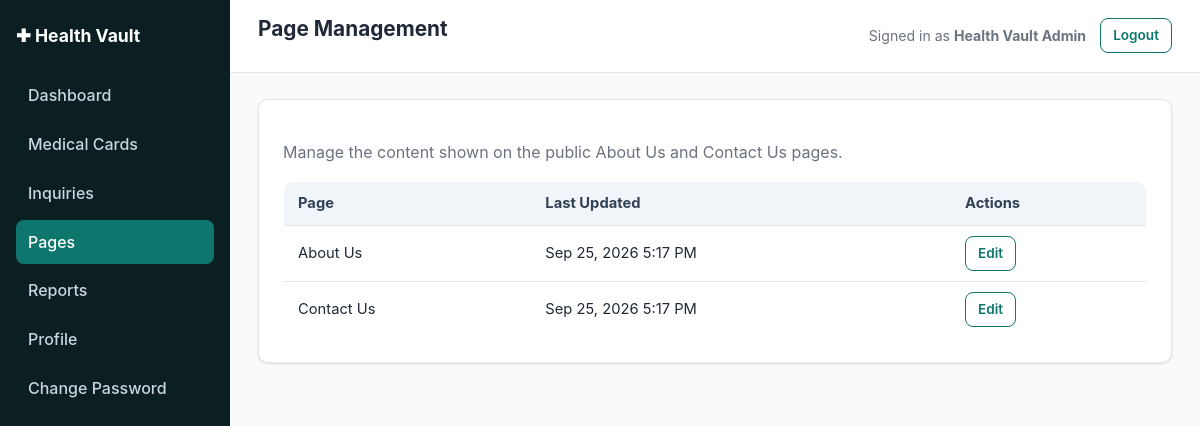
Page /admin/pages/index.php (signed in) on the committed database.
### tables this page shows
CREATE TABLE IF NOT EXISTS pages (
    id          INT UNSIGNED AUTO_INCREMENT PRIMARY KEY,
    slug        VARCHAR(60) NOT NULL,
    title       VARCHAR(190) NOT NULL,
    content     TEXT NOT NULL,
     
    contact_email    VARCHAR(190) DEFAULT NULL,
    contact_phone    VARCHAR(30)  DEFAULT NULL,
    contact_address  VARCHAR(255) DEFAULT NULL,
    updated_at  DATETIME NOT NULL DEFAULT CURRENT_TIMESTAMP ON UPDATE CURRENT_TIMESTAMP,
    UNIQUE KEY uq_pages_slug (slug)
);

### includes/functions.php (called while the page is built, shortened)
<?php
require_once __DIR__ . '/db.php';
function site_base_url(): string
{
    $script = str_replace('\\', '/', $_SERVER['SCRIPT_NAME'] ?? '');
    if (($pos = strpos($script, '/admin/')) !== false) {
        return substr($script, 0, $pos);
    }
    $dir = dirname($script);
    return ($dir === '/' || $dir === '\\') ? '' : rtrim($dir, '/');
}
function admin_base_url(): string
{
    return site_base_url() . '/admin';
}
function h(?string $value): string
{
    return htmlspecialchars($value ?? '', ENT_QUOTES, 'UTF-8');
}
function format_datetime(?string $datetime, string $format = 'M j, Y g:i A'): string
{
    $ts = strtotime($datetime);
    return $ts ? date($format, $ts) : '—';
}

### includes/db.php (called while the page is built, shortened)
<?php
function get_db(): PDO
{
    static $pdo = null;
    if ($pdo !== null) {
        return $pdo;
    }
    $dsn = 'mysql:host=' . DB_HOST . ';dbname=' . DB_NAME . ';charset=' . DB_CHARSET;
    try {
        $pdo = new PDO($dsn, DB_USER, DB_PASS, [
            PDO::ATTR_ERRMODE            => PDO::ERRMODE_EXCEPTION,
            PDO::ATTR_DEFAULT_FETCH_MODE => PDO::FETCH_ASSOC,
            PDO::ATTR_EMULATE_PREPARES   => false,
        ]);
    } catch (PDOException $e) {
        error_log('Health Vault DB connection failed: ' . $e->getMessage());
        http_response_code(500);
        if (APP_DEBUG) {
            die('Database connection failed: ' . htmlspecialchars($e->getMessage()));
        }
        die('A system error occurred. Please try again later.');
    }
    return $pdo;
}

### includes/auth.php (called while the page is built, shortened)
<?php
require_once __DIR__ . '/functions.php';
function current_admin(): ?array
{
    $stmt = get_db()->prepare('SELECT id, name, email, mobile_number, created_at, updated_at FROM admins WHERE id = :id LIMIT 1');
    $stmt->execute(['id' => $_SESSION['admin_id']]);
    $admin = $stmt->fetch();
    return $admin ?: null;
}

### admin/pages/index.php (the view, shortened to what this page needs)
<?php
require_once __DIR__ . '/../../includes/functions.php';
require_once __DIR__ . '/../../includes/auth.php';
$pages = get_db()->query('SELECT * FROM pages ORDER BY title')->fetchAll();
$pageTitle = 'Page Management';
include __DIR__ . '/../../includes/admin-header.php';
?>
<div class="panel">
  <p class="text-muted">Manage the content shown on the public About Us and Contact Us pages.</p>
  <div class="table-responsive">
  <table class="table">
    <thead><tr><th>Page</th><th>Last Updated</th><th>Actions</th></tr></thead>
    <tbody>
      <?php foreach ($pages as $p): ?>
      <tr>
        <td><?= h($p['title']) ?></td>
        <td><?= h(format_datetime($p['updated_at'])) ?></td>
        <td><a class="btn btn-sm btn-outline" href="<?= h($p['slug']) ?>.php">Edit</a></td>
      </tr>
      <?php endforeach; ?>
    </tbody>
  </table>
  </div>
</div>
<?php include __DIR__ . '/../../includes/admin-footer.php'; ?>

### includes/admin-header.php (shortened to what this page needs)
<?php
$siteBase  = site_base_url();
$admin     = current_admin();
?><!DOCTYPE html>
<html lang="en">
<head>
<link rel="stylesheet" href="<?= h($siteBase) ?>/assets/css/style.css">
</head>
<body class="admin-body">
<div class="admin-layout">
<?php include __DIR__ . '/admin-sidebar.php'; ?>
  <div class="admin-content">
    <header class="admin-topbar">
      <h1><?= h($pageTitle ?? 'Admin') ?></h1>
      <div class="admin-topbar-user">
        <span>Signed in as <strong><?= h($admin['name'] ?? '') ?></strong></span>
        <a href="<?= h($adminBase) ?>/logout.php" class="btn btn-sm btn-outline">Logout</a>
      </div>
    </header>
    <div class="admin-body-inner">

### assets/css/style.css (style rules this page uses)
:root { --color-primary: #0f766e; --color-primary-dark: #0b544e; --color-primary-light: #ccfbf1; --color-accent: #2563eb; --color-danger: #dc2626; --color-danger-light: #fee2e2; --color-success: #16a34a; --color-success-light: #dcfce7; --color-warning: #d97706; --color-warning-light: #fef3c7; --color-text: #1f2937; --color-muted: #6b7280; --color-border: #e5e7eb; --color-bg: #f8fafc; --color-surface: #ffffff; --radius: 10px; --shadow: 0 1px 3px rgba(0,0,0,0.08), 0 1px 2px rgba(0,0,0,0.06); --font: -apple-system, BlinkMacSystemFont, "Segoe UI", Roboto, Helvetica, Arial, sans-serif; }
* { box-sizing: border-box; }
body { margin: 0; font-family: var(--font); color: var(--color-text); background: var(--color-bg); line-height: 1.55; }
a { color: var(--color-primary); text-decoration: none; }
h1, h2, h3, h4 { line-height: 1.25; margin-top: 0; }
.btn { display: inline-block; padding: 10px 20px; border-radius: 8px; font-weight: 600; border: 1px solid transparent; cursor: pointer; font-size: 0.95rem; background: var(--color-primary); color: #fff; text-decoration: none; }
.btn-outline { background: transparent; color: var(--color-primary); border-color: var(--color-primary); }
.btn-sm { padding: 6px 12px; font-size: 0.85rem; }
.panel { background: var(--color-surface); border: 1px solid var(--color-border); border-radius: var(--radius); padding: 24px; box-shadow: var(--shadow); margin-bottom: 24px; }
table { width: 100%; border-collapse: collapse; background: var(--color-surface); }
table.table { border: 1px solid var(--color-border); border-radius: var(--radius); overflow: hidden; }
th, td { padding: 10px 14px; text-align: left; border-bottom: 1px solid var(--color-border); font-size: 0.92rem; }
th { background: #f1f5f9; font-weight: 700; color: #334155; }
tr:last-child td { border-bottom: none; }
.table-responsive { overflow-x: auto; }
.admin-body { background: var(--color-bg); }
.admin-layout { display: flex; min-height: 100vh; }
.admin-content { flex: 1; min-width: 0; }
.admin-topbar { background: var(--color-surface); border-bottom: 1px solid var(--color-border); padding: 16px 28px; display: flex; align-items: center; justify-content: space-between; }
.admin-topbar h1 { font-size: 1.3rem; }
.admin-topbar-user { display: flex; align-items: center; gap: 14px; font-size: 0.88rem; color: var(--color-muted); }
.admin-body-inner { padding: 26px 28px; }
.text-muted { color: var(--color-muted); }

### rows in the picture
pages: title "About Us", updated_at "Sep 25, 2026 5:17 PM"
pages: title "Contact Us", updated_at "Sep 25, 2026 5:17 PM"

### other values in the picture
APP_NAME "Health Vault"
$pageTitle "Page Management"
$admin['name'] "Health Vault Admin"
